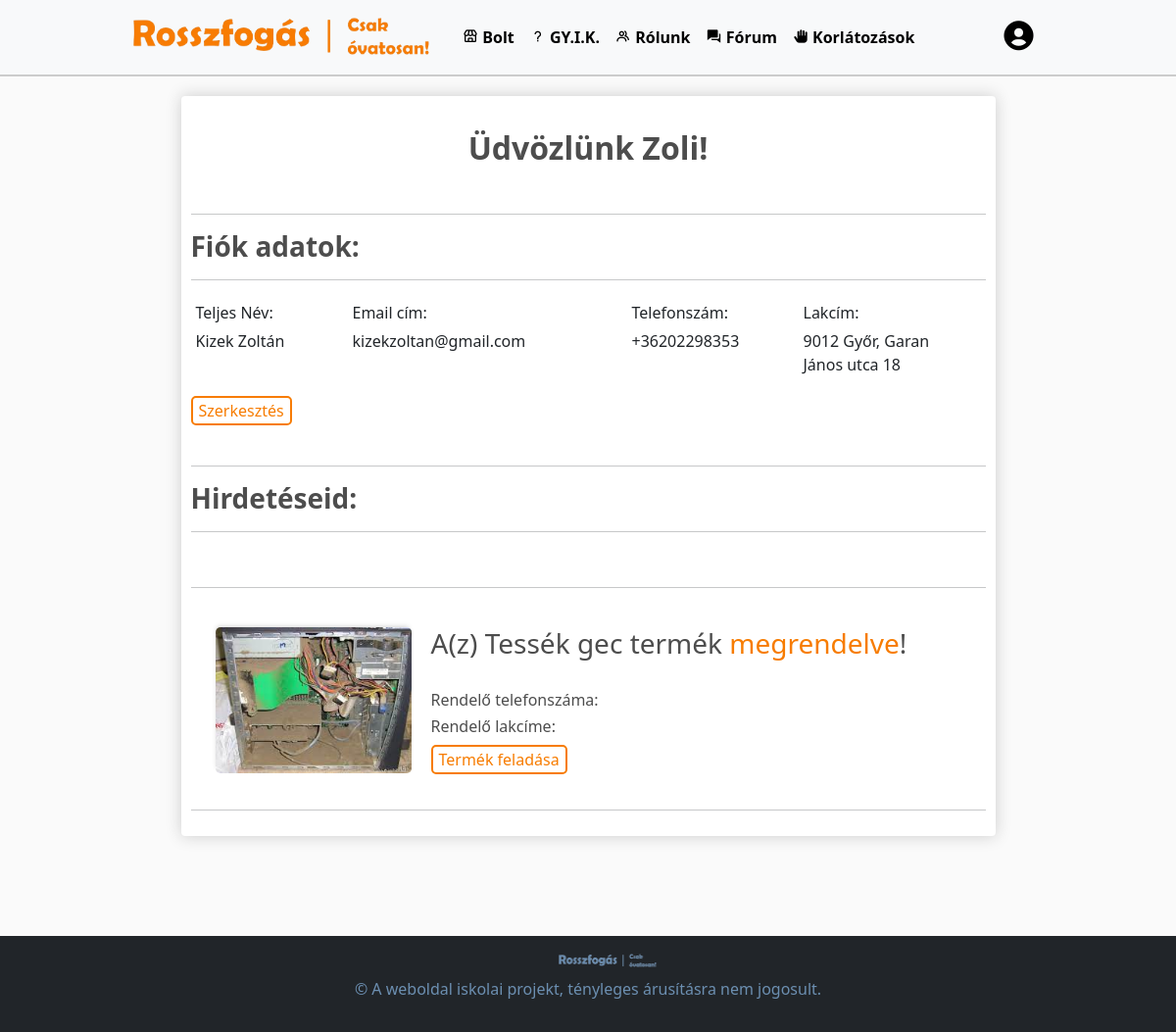
The page /fiok/ (signed in) on the database as committed earlier.
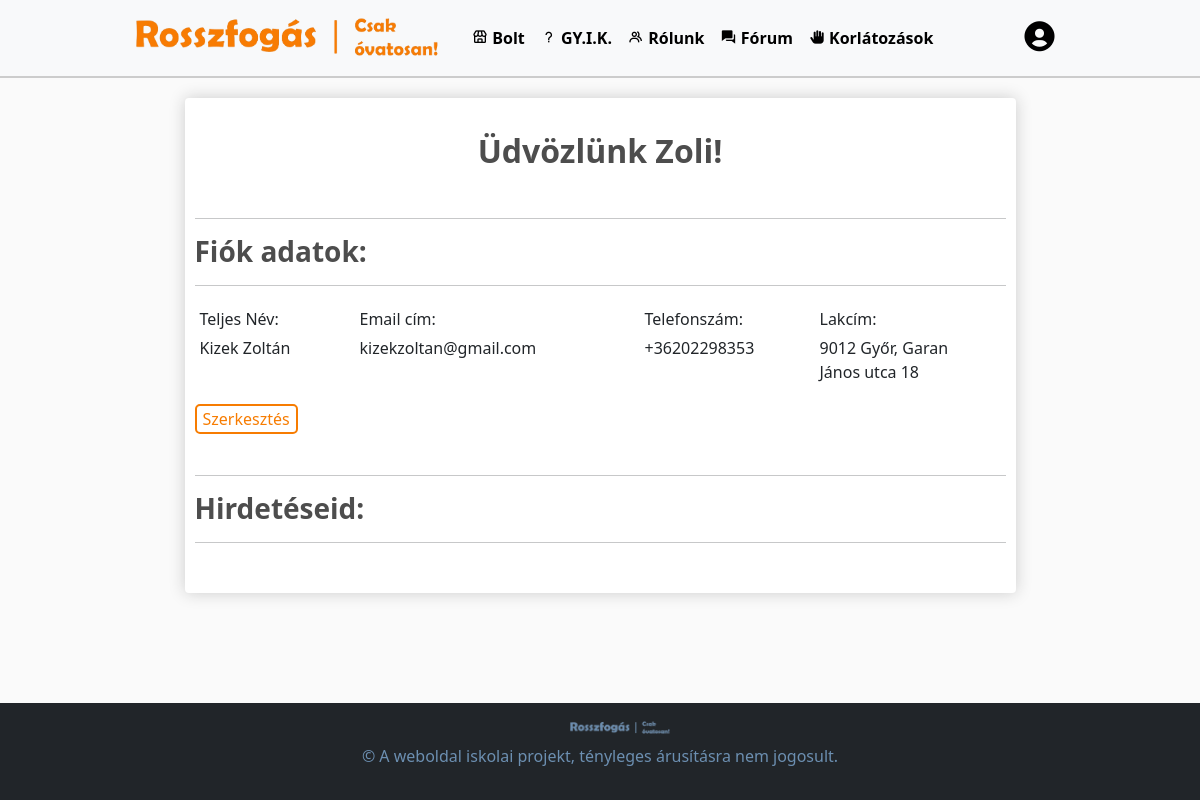
The same page on the database as committed later.
### default/models.py (models this page shows, shortened)
class Product(models.Model):
    KATEGORIA_CHOICES = [
        ('--válasszon--', '--Válasszon--'),
        ('autó', 'Autó'),
        ('élelmiszer', 'Élelmiszer'),
        ('elektronika', 'Elektronika'),
        ('bútor', 'Bútor'),
        ('könyv', 'Könyv'),
        ('egyéb', 'Egyéb'),
    ]
    customer = models.ForeignKey(Customer, on_delete=models.CASCADE, null=True, blank=True)
    name = models.CharField(max_length=80, null=True, blank=True)
    price = models.FloatField()
    description = models.TextField(max_length=150)
    feladocim = models.CharField(max_length=100, null=True, blank=True)
    feladoorszag = models.CharField(max_length=100, null=True, blank=True)
    image = models.ImageField(null=True, blank=True, upload_to='default/images/')
    kategoria = models.CharField(max_length=50, choices=KATEGORIA_CHOICES, default='--válasszon--')
    terms_checkbox = models.BooleanField(default=False)
    orderer_name = models.CharField(max_length=200, null=True, blank=True)
    orderer_phone = models.CharField(max_length=12, null=True, blank=True)
    orderer_location = models.CharField(max_length=200, null=True, blank=True)
    orderer_email = models.CharField(max_length=200, null=True, blank=True)
    ordered = models.BooleanField(default=False)
    sent = models.BooleanField(default=False)
    received = models.BooleanField(default=False)
    @property
    def imageURL(self):
        if self.image:
            return '/images/' + str(self.image)
        return ''

### account/views.py (the view)
# urls.py: path('', views.profile_view, name="fiok"),
def profile_view(request):
    current_user = request.user
    customer = Customer.objects.get(user=current_user)
    products = Product.objects.filter(customer=customer)
    if request.method == 'POST':
        form = UserProfileForm(request.POST, instance=customer)
        if form.is_valid():
            form.save()
            return redirect('fiok')
    else:
        form = UserProfileForm(instance=customer)
        print(form.errors)
    return render(request, "account/fiok.html", {'customer': customer, 'products': products, 'form': form})

### account/templates/account/fiok.html (shortened to what this page needs)
{% extends "default/layout.html" %}
{% load static %}
{% load humanize %}
{% block body %}
<div class="row">
        <div class="col-lg-9 mx-auto" style="margin-top: 20px;">
            <div class="box-element" id="form-wrapper">
                <div id="user-info profile-info">
                    <br>
                    <h2 style="text-align: center;"><strong>Üdvözlünk {{ customer.name }}!</strong></h2>
                    <br>
                    <hr>
                    <h3><strong>Fiók adatok:</strong></h3>
                    <hr>
                    <div class="profile-info" id="profile-info">
                        <div class="form-field-name">
                            <label>Teljes Név:</label>
                            {{ customer.Vezetéknév }} {{ customer.Keresztnév }}
                        </div>
                        <div class="form-field-email">
                            <label>Email cím:</label>
                            {{ customer.email }}
                        </div>
                        <div class="form-field-user" style="margin-left: 65px; width: 150px;">
                            <label>Telefonszám:</label>
                            {{ customer.Telefonszám }}
                        </div>
                        <div class="form-field-user" style="margin-left: 10px;">
                            <label>Lakcím:</label>
                            {{ customer.Lakcím }}
                        </div>
                        <button class="user-btn" style="margin-bottom: 25px; margin-top: 15px; float: right;" onclick="toggleEdit()">Szerkesztés</button>
                    </div>
                    <hr>
                    <h3><strong>Hirdetéseid:</strong></h3>
                    <hr>
                    <br>
                    {% for product in products %}
                    <hr>
                    <div class="profile-card profile-products">
                        <div>
                            <img class="thumbnail" src="{{ product.imageURL }}">
                        </div>
                        <div>
                            {% if not product.ordered %}
                                <h3>{{ product.name }}</h3>
                                <br>
                                <h6>Leírás: {{ product.description }}</h6>
                                <h6>Ár: {{ product.price|floatformat:0|intcomma }} HUF</h6>
                                <form action="{% url 'delete_product' product.id %}" method="post">
                                    {% csrf_token %}
                                    <button class="delete-btn" type="submit">Termék törlése</button>
                                </form>
                            {% elif not product.sent %}
                                <h3>A(z) {{ product.name }} termék <span style="color: #F77C01">megrendelve</span>!</h3>
                                <br>
                                <h6>Rendelő telefonszáma: {{ product.orderer_phone }}</h6>
                                <h6>Rendelő lakcíme: {{ product.orderer_location }}</h6>
                                <form method="post" action="{% url 'send_order' product.id %}">
                                    <button class="user-btn" type="submit">Termék feladása</button>
                                </form>
                            {% else %}
                                <h3>A(z) {{ product.name }} termék <span style="color: green;">sikeresen</span> feladva!</h3>
                                <br>
                                <h5>Rendelő: {{ product.orderer_name }}</h5>
                                <h6>Rendelő telefonszáma: {{ product.orderer_phone }}</h6>
                                <h6>Termék ára: {{ product.price|floatformat:0|intcomma }} HUF</h6>
                            {% endif %}
                        </div>
                    </div>
                    <hr>
                {% endfor %}
                </div>
            </div>
        </div>
</div>
{% endblock %}

Rows that differ between the two databases and show on the page:
removed Product: imageURL (picture), name "Tessék gec"
